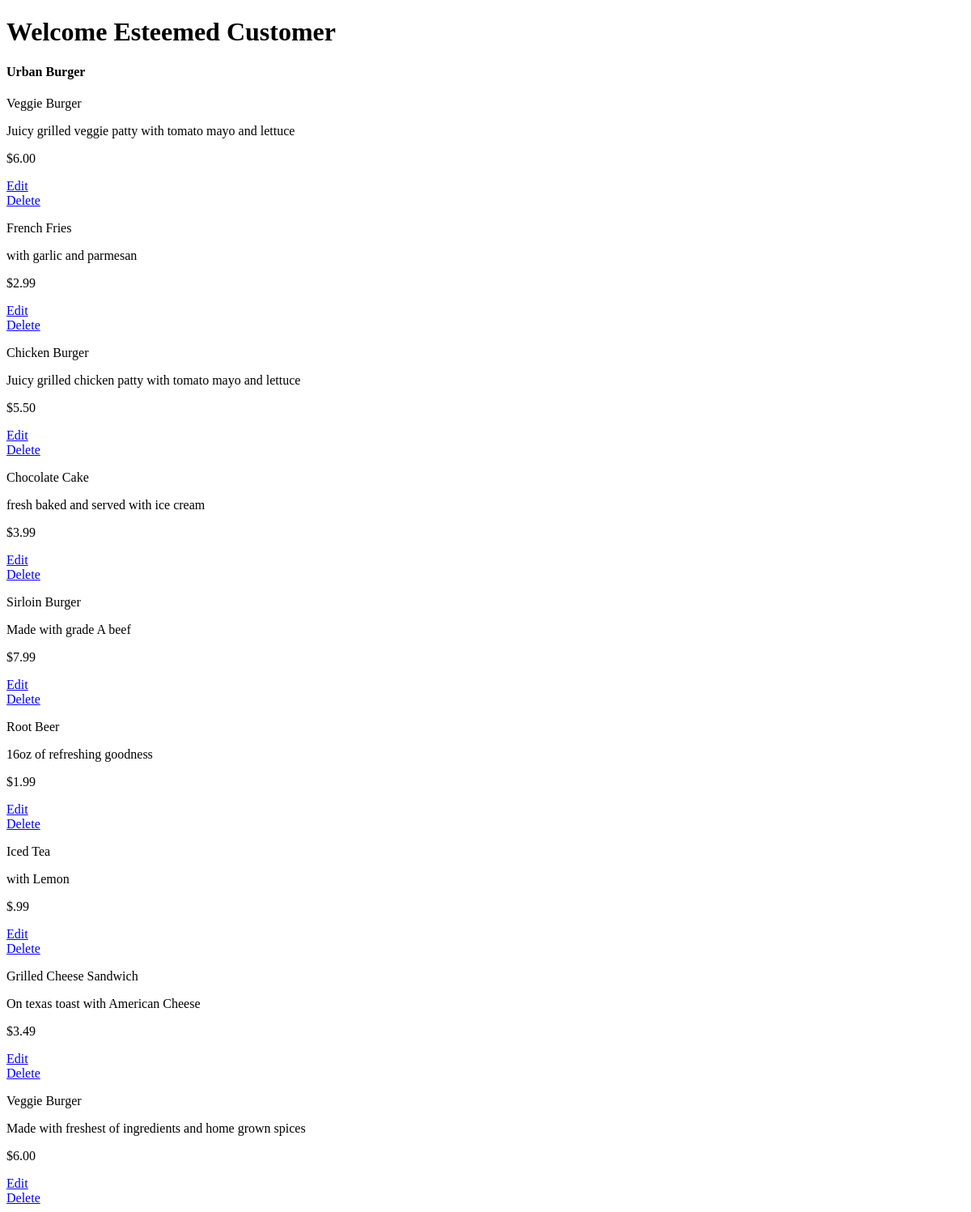
The app's page /restaurant/1/, older data.
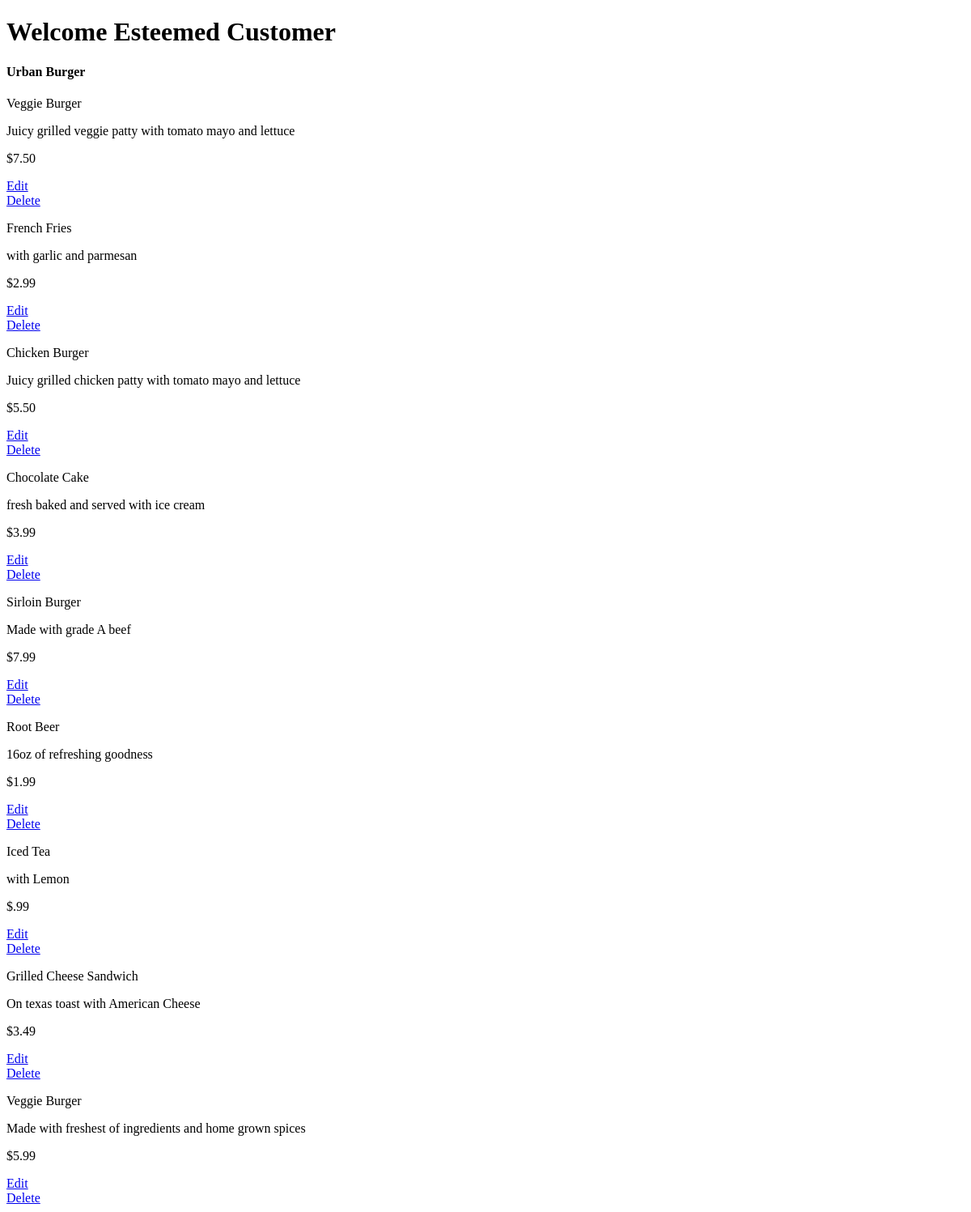
The same page, newer data.
### database_setup.py (models this page shows)
class Restaurant(Base):
    __tablename__ = 'restaurant'
    name = Column(String(80), nullable = False)
    id = Column(Integer, primary_key = True)

class MenuItem(Base):
    __tablename__ = 'menu_item'
    name = Column(String(80), nullable = False)
    id = Column(Integer, primary_key = True)
    course = Column(String(250))
    description = Column(String(250))
    price = Column(String(8))
    restaurant_id = Column(
        Integer, ForeignKey('restaurant.id')
    )
    restaurant = relationship(Restaurant)

### project.py (the view)
@app.route("/restaurant/<int:restaurant_id>/")
def restaurantMenu(restaurant_id):
    DBSession = sessionmaker(bind=engine)
    session = DBSession()
    restaurant = session.query(Restaurant).filter_by(id = restaurant_id).one()
    items = session.query(MenuItem).filter_by(restaurant_id = restaurant_id)
    return render_template('menu.html', restaurant = restaurant, items = items)

### templates/menu.html (shortened to what this page needs)
<!DOCTYPE html>
<html lang="en">
<head>
</head>
<body>
    <h1> Welcome Esteemed Customer</h1>
    <h4>{{restaurant.name}}</h4>
    {% for i in items %}
    <div>
        <p>{{i.name}}</p>
        <p>{{i.description}}</p>
        <p> {{i.price}} </p>
        <a href='{{url_for('editMenuItem', restaurant_id = restaurant.id, menu_id = i.id) }}'>Edit</a>
        <a href = '{{url_for('deleteMenuItem', restaurant_id = restaurant.id, menu_id = i.id ) }}'>Delete</a>
    </div>
    {% endfor %}
</body>
</html>

Row changes from the older to the newer data that the page shows:
changed MenuItem "Juicy grilled veggie patty with tomato mayo and lettuce": price "$6.00" → "$7.50"
changed MenuItem "Made with freshest of ingredients and home grown spices": price "$6.00" → "$5.99"
